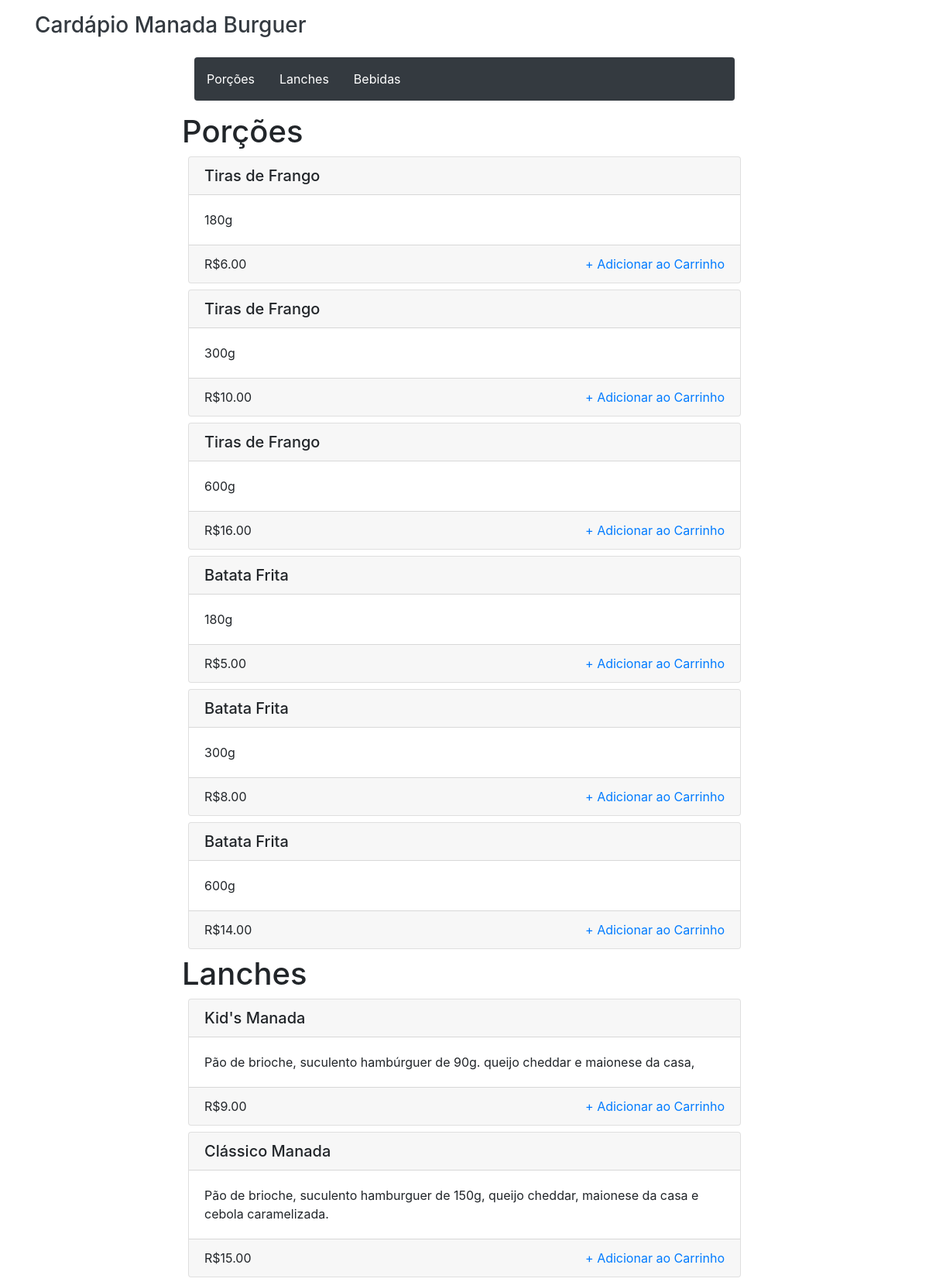
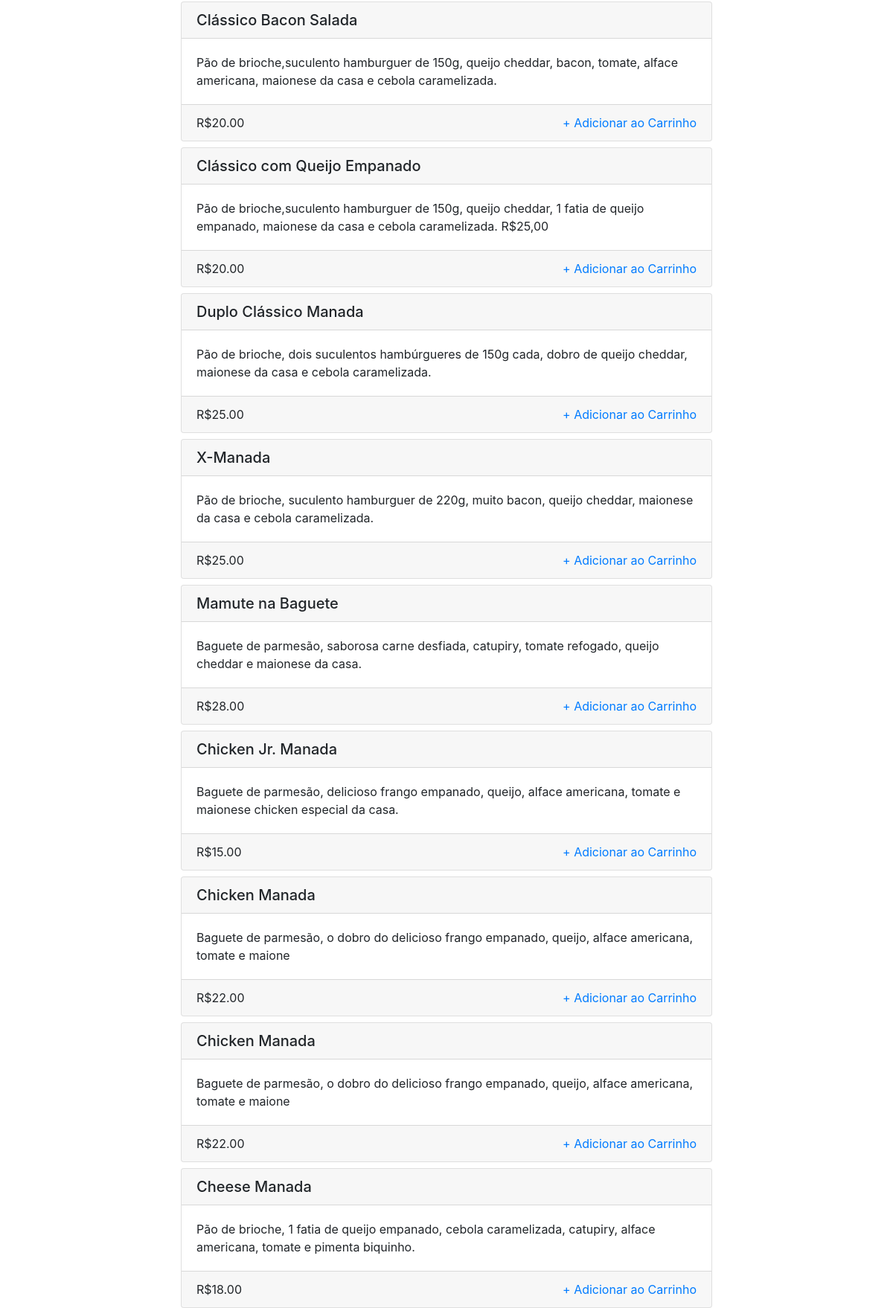
The page /pedidos/pedidos/cardapio/ (upper part) on the database its author committed (2 pictures, top to bottom).
### Manada/pedidos/models.py (models this page shows, shortened)
class cardapio(models.Model):
    tiposDoCardapio = (("Lanches","Lanches"), ("Bebidas","Bebidas"),("Porções","Porções"))
    last_updated = models.DateTimeField(auto_now=True, editable=False)
    preco = models.DecimalField(decimal_places=2, max_digits=5)
    nome = models.CharField(max_length=100)
    created = models.DateTimeField(auto_now_add=True, editable=False)
    tipoDoItem = models.CharField(max_length=30, choices = tiposDoCardapio)
    descricao = models.CharField(max_length=250)
    imagem = models.URLField(blank= True)
    class Meta:
        pass
    def __str__(self):
        return str(self.pk)

### Manada/pedidos/views.py (the view, shortened to what this page needs)
# urls.py: path("pedidos/cardapio/", views.cardapioListView.as_view(), name="pedidos_cardapio_list"),
class cardapioListView(generic.ListView):
    model = models.cardapio
    form_class = forms.cardapioForm
    def get_context_data(self, **kwargs):
        context = super().get_context_data(**kwargs)
        return context

### Manada/templates/pedidos/cardapio_list.html (shortened to what this page needs)
{% extends "base.html" %}
{% block content %}
<div class="container">
	<div class="row">
		<div class="col-md-12">
			<div class="row mt-3">
				<div class="col-md-8">
          <h3>
            <div class="text-decoration-none text-dark"> Cardápio Manada Burguer</div>
          </h3>
        </div>
			</div>
		</div>
	</div>
	<div class="row">
		<div class="col-md-8 mx-auto">
			<nav class="navbar-sm sticky-top navbar-expand navbar-dark bg-dark rounded m-3">
			  <div id="navbar">
			    <ul class="nav navbar-text d-flex">
						<li class="nav-item">
							<a class="nav-link" onclick="document.querySelectorAll('h1')[0].scrollIntoView({behavior: 'smooth'});">
								Porções
							</a>
						</li>
						<li class="nav-item">
							<a class="nav-link" onclick="document.querySelectorAll('h1')[1].scrollIntoView({behavior: 'smooth'});">
								Lanches
							</a>
						</li>
						<li class="nav-item">
							<a class="nav-link" onclick="document.querySelectorAll('h1')[2].scrollIntoView({behavior: 'smooth'});">
								Bebidas
							</a>
						</li>
			    </ul>
			  </div>
			</nav>
		</div>
	</div>
	<div class="row">
		<div class="col-md-8 mx-auto">
      {% for object in object_list|dictsortreversed:"tipoDoItem" %}
		    {% ifchanged %}
					<h1>{{object.tipoDoItem}}</h1>
				{% endifchanged %}
				<div class="card m-2">
					<h5 class="card-header">
						{{object.nome}}
					</h5>
					<div class="card-body">
						<p class="card-text">
							{{object.descricao}}
						</p>
					</div>
					<div class="card-footer">
						R${{object.preco}} <span class="float-right"><a href="{% url 'adicionar_ao_carrinho' pk=object %}">+ Adicionar ao Carrinho</a></span>
					</div>
				</div>
      {% endfor %}
		</div>
	</div>
</div>
{% endblock %}

### rows shown on the page
cardapio: tipoDoItem "Porções", nome "Tiras de Frango", descricao "180g", preco "6.00"
cardapio: nome "Tiras de Frango", descricao "300g", preco "10.00"
cardapio: nome "Tiras de Frango", descricao "600g", preco "16.00"
cardapio: nome "Batata Frita", descricao "180g", preco "5.00"
cardapio: nome "Batata Frita", descricao "300g", preco "8.00"
cardapio: nome "Batata Frita", descricao "600g", preco "14.00"
cardapio: tipoDoItem "Lanches", nome "Kid's Manada", descricao "Pão de brioche, suculento hambúrguer de 90g. queijo cheddar e maionese da casa,", preco "9.00"
cardapio: nome "Clássico Manada", descricao "Pão de brioche, suculento hamburguer de 150g, queijo cheddar, maionese da casa e cebola caramelizada.", preco "15.00"
cardapio: nome "Clássico Bacon Salada", descricao "Pão de brioche,suculento hamburguer de 150g, queijo cheddar, bacon, tomate, alface americana, maionese da casa e cebola caramelizada.", preco "20.00"
cardapio: nome "Clássico com Queijo Empanado", descricao "Pão de brioche,suculento hamburguer de 150g, queijo cheddar, 1 fatia de queijo empanado, maionese da casa e cebola caramelizada. R$25,00", preco "20.00"
cardapio: nome "Duplo Clássico Manada", descricao "Pão de brioche, dois suculentos hambúrgueres de 150g cada, dobro de queijo cheddar, maionese da casa e cebola caramelizada.", preco "25.00"
cardapio: nome "X-Manada", descricao "Pão de brioche, suculento hamburguer de 220g, muito bacon, queijo cheddar, maionese da casa e cebola caramelizada.", preco "25.00"
cardapio: nome "Mamute na Baguete", descricao "Baguete de parmesão, saborosa carne desfiada, catupiry, tomate refogado, queijo cheddar e maionese da casa.", preco "28.00"
cardapio: nome "Chicken Jr. Manada", descricao "Baguete de parmesão, delicioso frango empanado, queijo, alface americana, tomate e maionese chicken especial da casa.", preco "15.00"
cardapio: nome "Chicken Manada", descricao "Baguete de parmesão, o dobro do delicioso frango empanado, queijo, alface americana, tomate e maione", preco "22.00"
cardapio: nome "Chicken Manada", descricao "Baguete de parmesão, o dobro do delicioso frango empanado, queijo, alface americana, tomate e maione", preco "22.00"
cardapio: nome "Cheese Manada", descricao "Pão de brioche, 1 fatia de queijo empanado, cebola caramelizada, catupiry, alface americana, tomate e pimenta biquinho.", preco "18.00"
